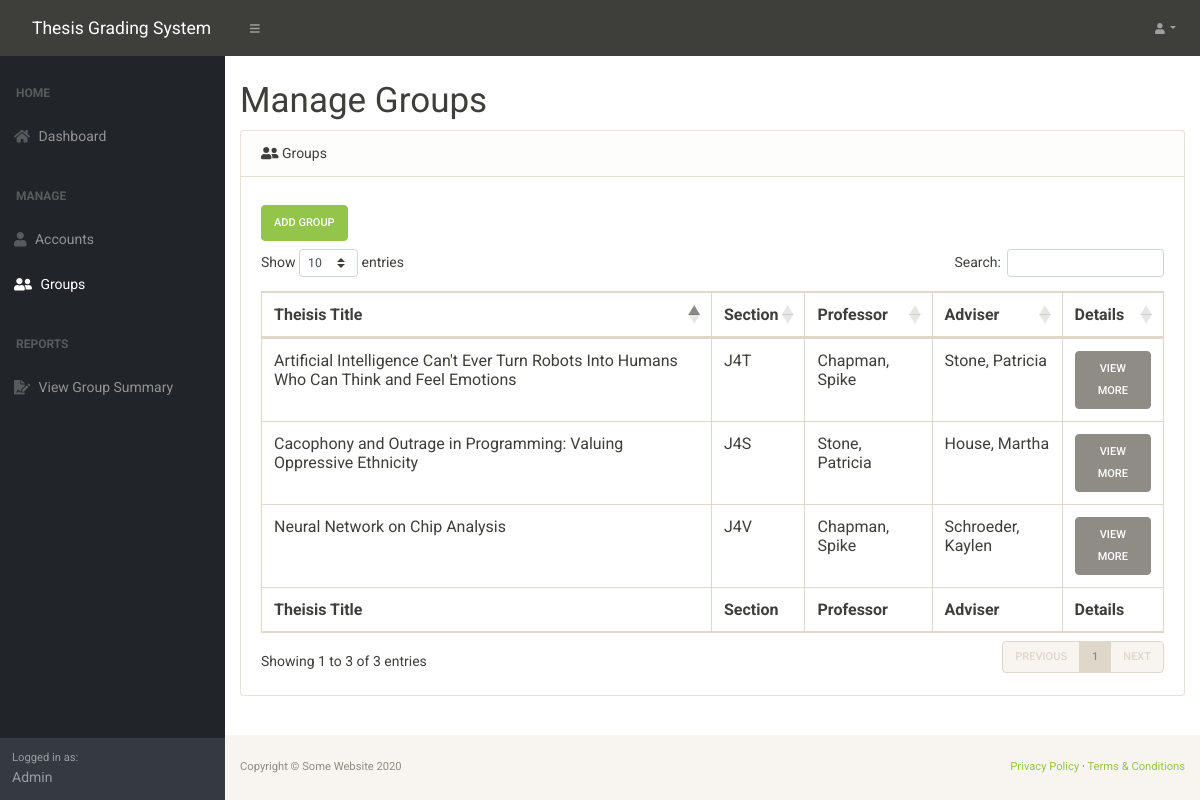
Screenshot of /GroupManagement/ManageGroups.php (signed in) with the database file from the repository.
### tables this page shows
CREATE TABLE `groups` (
  `Id` int(11) NOT NULL,
  `Thesis_Title` varchar(255) DEFAULT NULL,
  `Section` varchar(3) NOT NULL
);

CREATE TABLE `accounts` (
  `Id` int(11) NOT NULL,
  `Username` varchar(255) NOT NULL,
  `Password` varchar(40) NOT NULL,
  `Firstname` varchar(255) NOT NULL,
  `Lastname` varchar(255) NOT NULL,
  `Role_Id` int(11) NOT NULL,
  `Disabled` tinyint(1) NOT NULL
);

### Backend/classes/DBHandler.php (called while the page is built, shortened)
<?php
require_once("Account.php");
require_once("Group.php");
class DBHandler
{
	static private $server = "localhost";
	static private $s_username = "root";
	static private $s_pass = "";
	static private $dbName = "thesis-grading-system-db";
	public static function GetGroups(){
		$connection = new mysqli(self::$server, self::$s_username, self::$s_pass, self::$dbName);
		$stmt = $connection->prepare("SELECT *  FROM Groups");
		$rc = $stmt->execute();
		$res = $stmt->get_result();
		if($res->num_rows > 0){
			$groups = array();
			while($row = $res->fetch_assoc()){
				$id = $row['Id'];
				$title = $row['Thesis_Title'];
				$section = $row['Section'];
				array_push($groups, Group::Create($id, $title, $section));
			}
			return $groups;
		}
		else{
			return NULL;
		}
	}
	public static function GetGroupFaculty($groupId, $facultyId){
		$connection = new mysqli(self::$server, self::$s_username, self::$s_pass, self::$dbName);
		$stmt = $connection->prepare("SELECT Accounts.*  FROM Faculty_Assignment INNER JOIN Accounts ON Faculty_Assignment.Account_ID = Accounts.Id WHERE Group_Id = ? AND Faculty_Type_Id = ?");
		$stmt->bind_param("dd", $groupId, $facultyId);
		$stmt->execute();
		$res = $stmt->get_result();
		if($res->num_rows > 0){
			$faculty = array();
			while($row = $res->fetch_assoc()){
				$id = $row['Id'];
				$firstname = $row['Firstname'];
				$lastname = $row['Lastname'];
				$username = $row['Username'];
				$roleId = $row['Role_Id'];
				$disabled = $row['Disabled'];
				array_push($faculty, Account::CreateAccountWithInfo($id, $firstname, $lastname, $username, $roleId,$disabled));
			}
			return $faculty;
		}
		else{
			return NULL;
		}
	}
}
?>

### Backend/classes/Group.php (called while the page is built, shortened)
<?php
class Group{
	public static function Create($_id, $_title, $_section){
		$g = new Group();
		$g->id = $_id;
		$g->title = $_title;
		$g->section = $_section;
		return $g;
	}
}
?>

### Backend/classes/Account.php (called while the page is built, shortened)
<?php
class Account{
	public static function CreateAccountWithInfo($_id, $_firstname, $_lastname, $_username,$_roleId, $_disabled){
		$instance = new Account();
		$instance->id = $_id;
		$instance->firstname = $_firstname;
		$instance->lastname = $_lastname;
		$instance->username = $_username;
		$instance->roleid = $_roleId;
		$instance->disabled = $_disabled;
		return $instance;
	}
}
?>

### GroupManagement/ManageGroups.php (the view, shortened to what this page needs)
<?php
require_once("../Backend/classes/Group.php");
require_once("../Backend/classes/DBHandler.php");
require_once("../Backend/classes/Account.php");
?>
<html>
    <head>
        <link href="../css/styles.css" rel="stylesheet" />
        <link href="../css/bootstrap-sandstone.min.css" rel="stylesheet" />
        <link href="https://cdn.datatables.net/1.10.20/css/dataTables.bootstrap4.min.css" rel="stylesheet" />
    </head>
    <body class="sb-nav-fixed">
        <?php include("../PartialViews/Navbar.php")?>
        <div id="layoutSidenav">
            <?php include("../PartialViews/SideNav.php");?>
            <div id="layoutSidenav_content">
                <main>
                    <div class="container-fluid">
                        <h1 class="mt-4">Manage Groups</h1>
                        <div class="card mb-4">
                            <div class="card-header"><i class="fas fa-user-friends"></i> Groups</div>
                            <div class="card-body">
                                <div class='mt-2 mb-2'>
                                    <a class = 'btn btn-success' href="AddGroup.php" role = "button">Add Group</a>
                                </div>
                                <div class="table-responsive">
                                    <table class="table table-bordered" id="dataTable" width="100%" cellspacing="0">
                                        <thead>
                                            <tr>
                                                <th>Theisis Title</th>
                                                <th>Section</th>
                                                <th>Professor</th>
                                                <th>Adviser</th>
                                                <th>Details</th>
                                            </tr>
                                        </thead>
                                        <tfoot>
                                            <tr>
                                                <th>Theisis Title</th>
                                                <th>Section</th>
                                                <th>Professor</th>
                                                <th>Adviser</th>
                                                <th>Details</th>
                                            </tr>
                                        </tfoot>
                                        <tbody>
                                            <?php
                                                $groups = DBHandler::GetGroups();
                                                if($groups !== NULL){
                                                    foreach($groups as $g){
                                                        $adviser = DBHandler::GetGroupFaculty($g->id, 1);
                                                        $professor = DBHandler::GetGroupFaculty($g->id, 4);
                                                    ?>
                                                        <tr>
                                                            <td><?=$g->title?></td>
                                                            <td><?=$g->section?></td>
                                                            <td><?=$professor[0]->lastname.", ".$professor[0]->firstname?></td>
                                                            <td><?=$adviser[0]->lastname.", ".$adviser[0]->firstname?></td>
                                                            <td>
                                                                <a class = "btn btn-block btn-secondary" href="GroupDetails.php?id=<?=$g->id?>">View More</a>
                                                            </td>
                                                        </tr>
                                                    <?php
                                                    }
                                                }
                                            ?>
                                        </tbody>
                                    </table>
                                </div>
                            </div>
                        </div>
                    </div>
                </main>
                <?php include("../PartialViews/Footer.php"); ?>
            </div>
        </div>
    </body>
</html>

### rows the page displays
groups: Thesis_Title "Cacophony and Outrage in Programming: Valuing Oppressive Ethnicity", Section "J4S", accounts.Lastname "Stone", accounts.Firstname "Patricia", accounts.Lastname "House", accounts.Firstname "Martha"
groups: Thesis_Title "Artificial Intelligence Can't Ever Turn Robots Into Humans Who Can Think and Feel Emotions", Section "J4T", accounts.Lastname "Chapman", accounts.Firstname "Spike", accounts.Lastname "Stone", accounts.Firstname "Patricia"
groups: Thesis_Title "Neural Network on Chip Analysis", Section "J4V", accounts.Lastname "Chapman", accounts.Firstname "Spike", accounts.Lastname "Schroeder", accounts.Firstname "Kaylen"

### other values shown
$_SESSION["Account"]->rolename "Admin"
